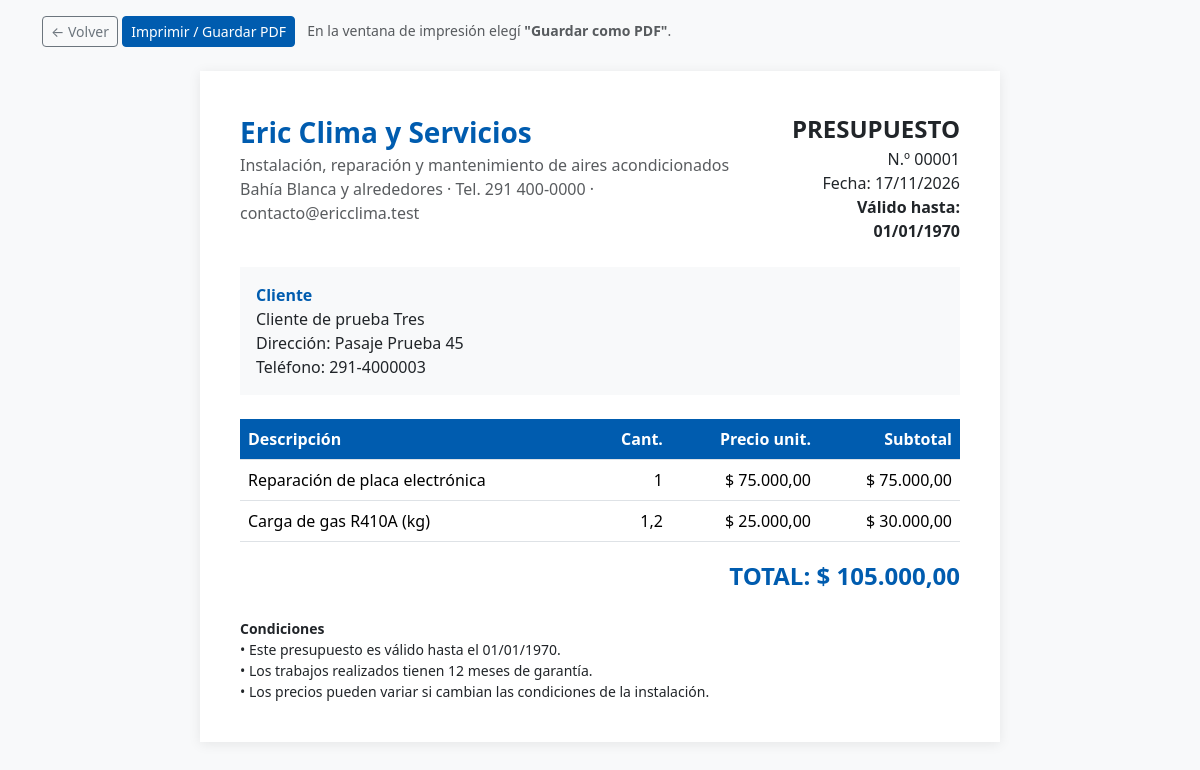
Page /admin/presupuesto.php?id=1 (signed in) on the committed database.
### tables this page shows
CREATE TABLE presupuestos (
    id          INT AUTO_INCREMENT PRIMARY KEY,
    cliente_id  INT NOT NULL,
    fecha       DATE NOT NULL,
    vence       DATE NULL COMMENT 'si se deja vacío, el trigger pone fecha + 15 días',
    total       DECIMAL(12,2) NOT NULL DEFAULT 0,
    estado      ENUM('pendiente','aceptado','rechazado','vencido') NOT NULL DEFAULT 'pendiente',
    CONSTRAINT fk_presupuestos_cliente FOREIGN KEY (cliente_id) REFERENCES clientes(id) ON DELETE RESTRICT
);

CREATE TABLE clientes (
    id          INT AUTO_INCREMENT PRIMARY KEY,
    nombre      VARCHAR(120) NOT NULL,
    telefono    VARCHAR(30)  NOT NULL,
    email       VARCHAR(120) NULL,
    direccion   VARCHAR(150) NOT NULL,
    localidad   VARCHAR(80)  NOT NULL DEFAULT 'Bahía Blanca',
    activo      TINYINT(1) NOT NULL DEFAULT 1,
    fecha_alta  DATETIME NOT NULL DEFAULT CURRENT_TIMESTAMP,
    INDEX idx_clientes_nombre (nombre),
    INDEX idx_clientes_telefono (telefono)
);

CREATE TABLE presupuesto_items (
    id               INT AUTO_INCREMENT PRIMARY KEY,
    presupuesto_id   INT NOT NULL,
    descripcion      VARCHAR(150) NOT NULL,
    cantidad         DECIMAL(10,2) NOT NULL DEFAULT 1,
    precio_unitario  DECIMAL(12,2) NOT NULL,
    CONSTRAINT fk_items_presupuesto FOREIGN KEY (presupuesto_id) REFERENCES presupuestos(id) ON DELETE CASCADE
);

### web/app/config.php (called while the page is built, shortened)
<?php
function db(): PDO
{
    static $pdo = null;
    if ($pdo === null) {
        $pdo = new PDO(
            'mysql:host=' . DB_HOST . ';dbname=' . DB_NAME . ';charset=utf8mb4',
            DB_USER,
            DB_PASS,
            [
                PDO::ATTR_ERRMODE            => PDO::ERRMODE_EXCEPTION,
                PDO::ATTR_DEFAULT_FETCH_MODE => PDO::FETCH_ASSOC,
                PDO::ATTR_EMULATE_PREPARES   => false,
            ]
        );
    }
    return $pdo;
}
function e($texto): string
{
    return htmlspecialchars((string)$texto, ENT_QUOTES, 'UTF-8');
}

### web/admin/presupuesto.php (the view, shortened to what this page needs)
<?php
$id = (int)($_GET['id'] ?? 0);
$st = db()->prepare(
    'SELECT p.*, c.nombre, c.direccion, c.telefono FROM presupuestos p
     JOIN clientes c ON c.id = p.cliente_id WHERE p.id = ?');
$st->execute([$id]);
$p = $st->fetch();
$st = db()->prepare('SELECT * FROM presupuesto_items WHERE presupuesto_id = ? ORDER BY id');
$st->execute([$id]);
$items = $st->fetchAll();
$numero = str_pad($p['id'], 5, '0', STR_PAD_LEFT);
$fecha  = fn($f) => date('d/m/Y', strtotime($f));
$plata  = fn($n) => '$ ' . number_format((float)$n, 2, ',', '.');
?>
<!doctype html>
<html lang="es">
<head>
    <link href="https://cdn.jsdelivr.net/npm/bootstrap@5.3.3/dist/css/bootstrap.min.css" rel="stylesheet">
    <link href="../assets/css/estilos.css" rel="stylesheet">
</head>
<body class="bg-light">
<div class="container no-imprimir pt-3">
    <a class="btn btn-outline-secondary btn-sm" href="presupuestos.php">← Volver</a>
    <button class="btn btn-marca btn-sm" onclick="window.print()">Imprimir / Guardar PDF</button>
    <span class="text-muted small ms-2">En la ventana de impresión elegí <b>"Guardar como PDF"</b>.</span>
</div>
<div class="hoja">
    <div class="d-flex justify-content-between">
        <div>
            <div class="fs-3 fw-bold marca"><?= e(EMPRESA) ?></div>
            <div class="text-muted">Instalación, reparación y mantenimiento de aires acondicionados</div>
            <div class="text-muted"><?= e(ZONA) ?> · Tel. <?= e(TELEFONO) ?> · <?= e(EMAIL) ?></div>
        </div>
        <div class="text-end">
            <div class="fs-4 fw-bold">PRESUPUESTO</div>
            <div>N.º <?= $numero ?></div>
            <div>Fecha: <?= $fecha($p['fecha']) ?></div>
            <div class="fw-bold">Válido hasta: <?= $fecha($p['vence']) ?></div>
        </div>
    </div>
    <div class="bg-body-tertiary p-3 my-4">
        <div class="fw-bold marca">Cliente</div>
        <div><?= e($p['nombre']) ?></div>
        <div>Dirección: <?= e($p['direccion']) ?></div>
        <div>Teléfono: <?= e($p['telefono']) ?></div>
    </div>
    <table class="table tabla-items">
        <thead><tr><th>Descripción</th><th class="text-end">Cant.</th><th class="text-end">Precio unit.</th><th class="text-end">Subtotal</th></tr></thead>
        <tbody>
        <?php foreach ($items as $i): ?>
            <tr>
                <td><?= e($i['descripcion']) ?></td>
                <td class="text-end"><?= rtrim(rtrim(number_format((float)$i['cantidad'], 2, ',', '.'), '0'), ',') ?></td>
                <td class="text-end"><?= $plata($i['precio_unitario']) ?></td>
                <td class="text-end"><?= $plata($i['cantidad'] * $i['precio_unitario']) ?></td>
            </tr>
        <?php endforeach; ?>
        </tbody>
    </table>
    <div class="text-end fs-4 fw-bold marca">TOTAL: <?= $plata($p['total']) ?></div>
    <div class="mt-4 small">
        <div class="fw-bold">Condiciones</div>
        <div>• Este presupuesto es válido hasta el <?= $fecha($p['vence']) ?>.</div>
        <div>• Los trabajos realizados tienen 12 meses de garantía.</div>
        <div>• Los precios pueden variar si cambian las condiciones de la instalación.</div>
    </div>
</div>
</body>
</html>

### web/assets/css/estilos.css (style rules this page uses)
:root { --marca: #005caf; --marca-oscuro: #00468c; --marca-claro: #e8f1fb; }
.btn-marca { background-color: var(--marca); border-color: var(--marca); color: #fff; }

### web/admin/presupuesto.php (style rules this page uses)
.hoja { max-width: 800px; margin: 24px auto; background: #fff; padding: 40px; box-shadow: 0 2px 12px rgba(0,0,0,.08); }
.marca { color: #005CAF; }
.tabla-items thead th { background: #005CAF; color: #fff; }

### rows in the picture
presupuestos: id "00001", fecha "17/11/2026", vence "01/01/1970", cliente.nombre "Cliente de prueba Tres", cliente.direccion "Pasaje Prueba 45", cliente.telefono "291-4000003", total "$ 105.000,00"
presupuesto_items: descripcion "Reparación de placa electrónica", cantidad "1", precio_unitario "$ 75.000,00", $plata($i['cantidad'] * $i['precio_unitario']) "$ 75.000,00"
presupuesto_items: descripcion "Carga de gas R410A (kg)", cantidad "1,2", precio_unitario "$ 25.000,00", $plata($i['cantidad'] * $i['precio_unitario']) "$ 30.000,00"

### other values in the picture
EMPRESA "Eric Clima y Servicios"
ZONA "Bahía Blanca y alrededores"
TELEFONO "291 400-0000"
EMAIL "contacto@ericclima.test"
